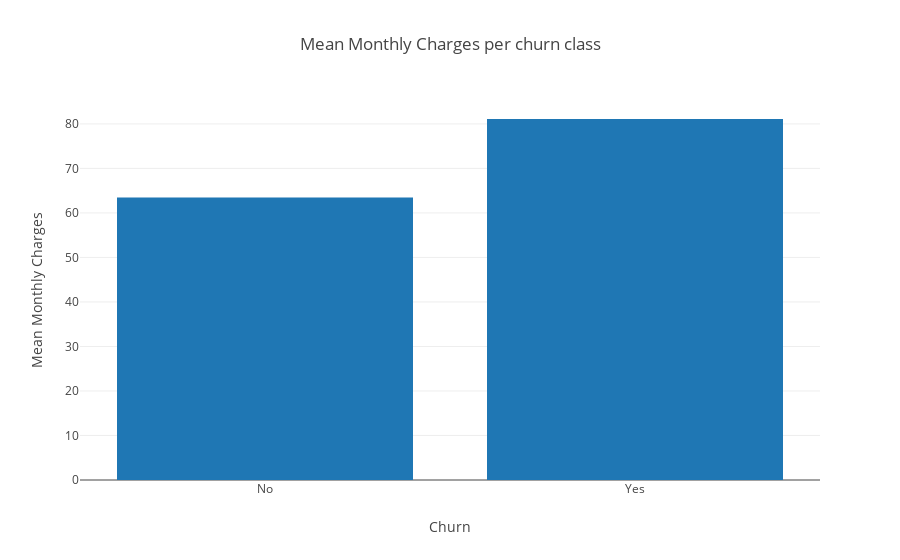

The notebook cell this image was saved under:
### Code cell
age_data = [go.Bar(
            y= y_data_plot,
            x= labels_data_plot
            
    )]

age_layout = go.Layout(
    title='Mean Monthly Charges per churn class',
    xaxis=dict(
        title = "Churn",
        showline=False,),
    yaxis=dict(
        title = "Mean Monthly Charges",
        ),
)

fig = go.Figure(data=age_data, layout=age_layout)
iplot(fig)

### Figure 1 — Plotly figure (JSON) as saved in the notebook; plotly's stock layout.template omitted (floating-point values rounded to 4 significant figures)
{"data": [{"x": ["No", "Yes"], "y": [63.44, 81.11], "type": "bar"}], "layout": {"title": "Mean Monthly Charges per churn class", "yaxis": {"title": "Mean Monthly Charges"}, "xaxis": {"showline": false, "title": "Churn"}}}
